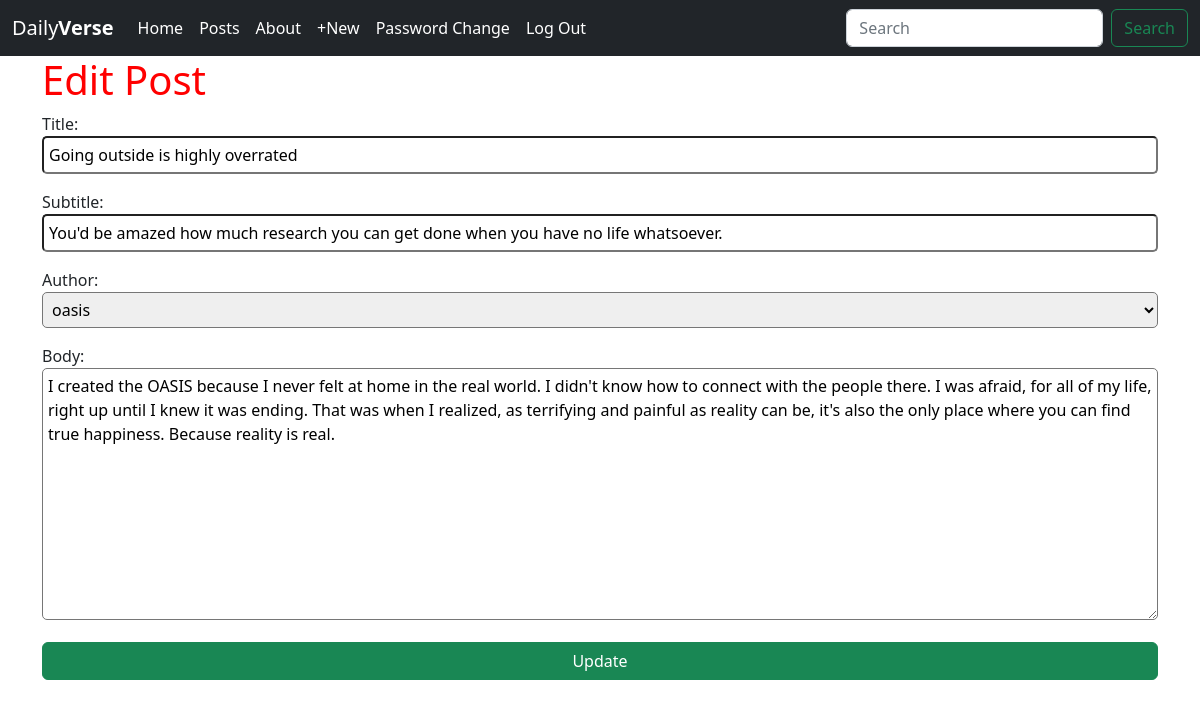
/posts/5/edit/ (signed in), run on the app's committed database.
### posts/models.py (models this page shows, shortened)
class Post(models.Model):
    title = models.CharField(max_length=256)
    subtitle = models.CharField(max_length=256)
    author = models.ForeignKey(
        get_user_model(),
        on_delete=models.CASCADE
    )
    body = models.TextField()
    created_on = models.DateTimeField(auto_now_add=True)

### posts/views.py (the view)
# urls.py: path('<int:pk>/edit/', PostUpdateView.as_view(), name='edit'),
class PostUpdateView(LoginRequiredMixin, UserPassesTestMixin, UpdateView):
    template_name = "posts/edit.html"
    model = Post
    fields = ["title", "subtitle", "author", "body"] # Fields will be showed on the page
    def test_func(self):
        post_obj = self.get_object()
        return post_obj.author == self.request.user

### templates/posts/edit.html (shortened to what this page needs)
{% extends 'base.html' %}
{% block content %}
    <div id="update-container">
        <h1>Edit Post</h1>
        <form method="POST">
            {{ form.as_p }}
            <input type="submit" value="Update" class="btn btn-success btn-md" id="update-post-btn">
        </form>
    </div>
{% endblock content %}

### static/css/base.css (style rules this page uses)
h1 { color: red; }
#id_title, #id_subtitle, #id_author, #id_body, #create-post { padding: 5px; margin: 0px auto; width: 100%; border-radius: 5px; }
#update-post-btn { width: 100%; }

### data on the page
Post: title "Going outside is highly overrated", subtitle "You'd be amazed how much research you can get done when you have no life whatsoever.", author "oasis", body "I created the OASIS because I never felt at home in the real world. I didn't know how to connect with the people there. I was afraid, for all of my life, right up until I knew it was ending. That was when I realized, as terrifying and painful as reality can be, it's also the only place where you can find true happiness. Because reality is real."
